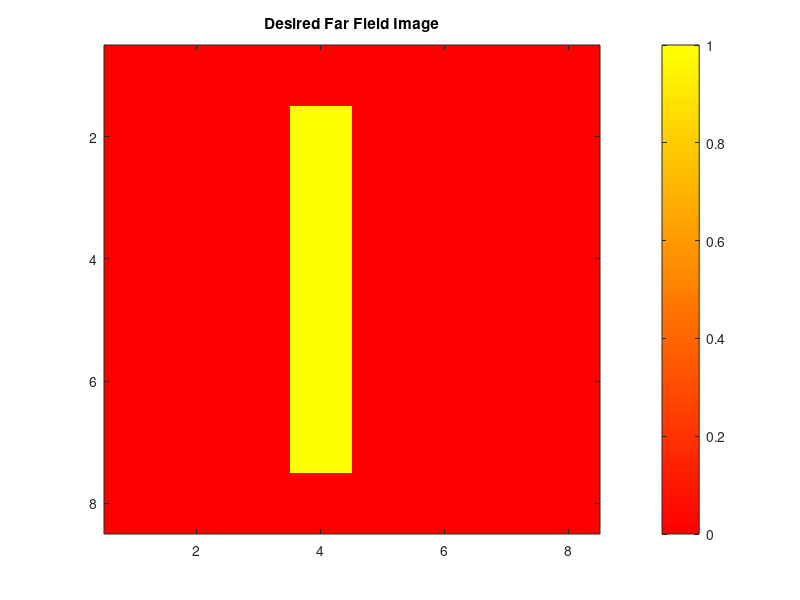
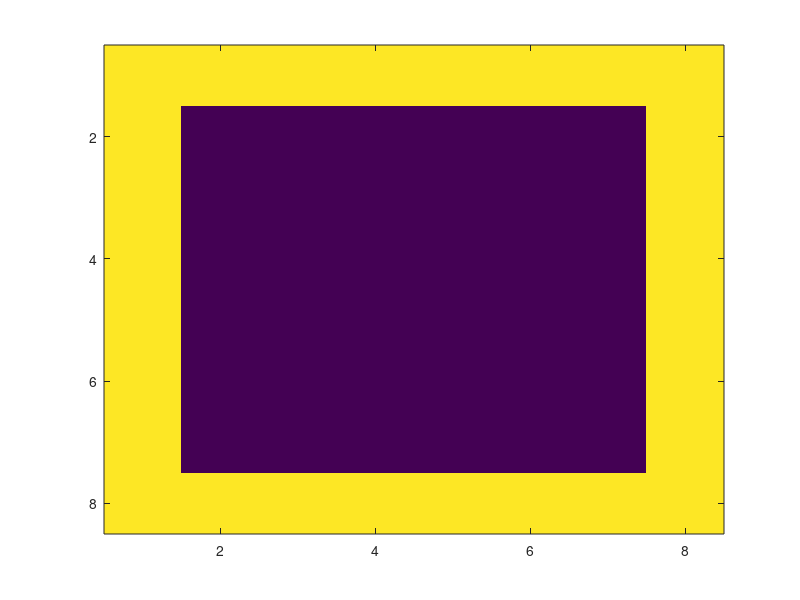

Reproduce these figures in MATLAB, in order.

bar10by10 = [0	0	0	0	0	0	0	0	0	0
0	0	0	0	0	0	0	0	0	0
0	0	0	0	1	1	0	0	0	0
0	0	0	0	1	1	0	0	0	0
0	0	0	0	1	1	0	0	0	0
0	0	0	0	1	1	0	0	0	0
0	0	0	0	1	1	0	0	0	0
0	0	0	0	1	1	0	0	0	0
0	0	0	0	0	0	0	0	0	0
0	0	0	0	0	0	0	0	0	0
];

bar8by8 = [0	0	0	0	0	0	0	0
0	0	0	1	0	0	0	0
0	0	0	1	0	0	0	0
0	0	0	1	0	0	0	0
0	0	0	1	0	0	0	0
0	0	0	1	0	0	0	0
0	0	0	1	0	0	0	0
0	0	0	0	0	0	0	0

];

figure;
imagesc(bar8by8, [0, 1]);
set(gcf, 'Position', [00, 00, 350, 300])
set(gca, 'FontSize', 10)% Font Size
colormap autumn
colorbar
title('Desired Far Field Image');

imwrite(bar8by8, 'bar_8by8.png');

IntensityNear = ones(8, 8);
save('bar_8by8_raw.mat','IntensityNear');



%% FarField


clear all

N = 8;


IntensityNear(N, N) = 0;
IntensityNear(1:N - 1:N, :) = 1;
IntensityNear(:, 1:N - 1:N) = 1;


save('imageNear_grids.mat', 'IntensityNear');

figure
imagesc(IntensityNear);

IntensityNear(N, N) = 0;
IntensityNear(1:2:N - 1, :) = 1;
IntensityNear(:, 1:2:N - 1) = 1;
save('imageNear_meshgrid.mat', 'IntensityNear');

IntensityNear = ones(N, N);
save('imageNear_uniform.mat', 'IntensityNear');




%% A letter map
A = [0 0 0 0 0 0 0 0 0 0 0 0 0 0 0 0 0 0 0 0
    0 0 0 0 0 0 0 0 0 0 0 0 0 0 0 0 0 0 0 0
    0 0 0 0 0 0 0 0 0 0 0 0 0 0 0 0 0 0 0 0
    0 0 0 0 0 0 0 0 1 1 1 1 0 0 0 0 0 0 0 0
    0 0 0 0 0 0 0 1 1 1 1 1 1 0 0 0 0 0 0 0
    0 0 0 0 0 0 1 1 0 0 0 0 1 1 0 0 0 0 0 0
    0 0 0 0 0 1 1 0 0 0 0 0 0 1 1 0 0 0 0 0
    0 0 0 0 1 1 0 0 0 0 0 0 0 0 1 1 0 0 0 0
    0 0 0 0 1 1 0 0 0 0 0 0 0 0 1 1 0 0 0 0
    0 0 0 0 1 1 0 0 0 0 0 0 0 0 1 1 0 0 0 0
    0 0 0 0 1 1 0 0 0 0 0 0 0 0 1 1 0 0 0 0
    0 0 0 0 1 1 0 0 0 0 0 0 0 0 1 1 0 0 0 0
    0 0 0 0 1 1 1 1 1 1 1 1 1 1 1 1 0 0 0 0
    0 0 0 0 1 1 0 0 0 0 0 0 0 0 1 1 0 0 0 0
    0 0 0 0 1 1 0 0 0 0 0 0 0 0 1 1 0 0 0 0
    0 0 0 0 1 1 0 0 0 0 0 0 0 0 1 1 0 0 0 0
    0 0 0 0 1 1 0 0 0 0 0 0 0 0 1 1 0 0 0 0
    0 0 0 0 0 0 0 0 0 0 0 0 0 0 0 0 0 0 0 0
    0 0 0 0 0 0 0 0 0 0 0 0 0 0 0 0 0 0 0 0
    0 0 0 0 0 0 0 0 0 0 0 0 0 0 0 0 0 0 0 0
    ];

%% B letter map
B = [0 0 0 0 0 0 0 0 0 0 0 0 0 0 0 0 0 0 0 0
    0 0 0 0 0 0 0 0 0 0 0 0 0 0 0 0 0 0 0 0
    0 0 0 0 0 0 0 0 0 0 0 0 0 0 0 0 0 0 0 0
    0 0 0 0 1 1 1 1 1 1 1 1 1 0 0 0 0 0 0 0
    0 0 0 0 1 1 1 1 1 1 1 1 1 1 0 0 0 0 0 0
    0 0 0 0 1 1 0 0 0 0 0 0 0 1 1 0 0 0 0 0
    0 0 0 0 1 1 0 0 0 0 0 0 0 1 1 0 0 0 0 0
    0 0 0 0 1 1 0 0 0 0 0 0 0 1 1 0 0 0 0 0
    0 0 0 0 1 1 0 0 0 0 0 0 0 1 1 0 0 0 0 0
    0 0 0 0 1 1 1 1 1 1 1 1 1 1 0 0 0 0 0 0
    0 0 0 0 1 1 1 1 1 1 1 1 1 1 0 0 0 0 0 0
    0 0 0 0 1 1 0 0 0 0 0 0 0 1 1 0 0 0 0 0
    0 0 0 0 1 1 0 0 0 0 0 0 0 1 1 0 0 0 0 0
    0 0 0 0 1 1 0 0 0 0 0 0 0 1 1 0 0 0 0 0
    0 0 0 0 1 1 0 0 0 0 0 0 0 1 1 0 0 0 0 0
    0 0 0 0 1 1 1 1 1 1 1 1 1 1 0 0 0 0 0 0
    0 0 0 0 1 1 1 1 1 1 1 1 1 0 0 0 0 0 0 0
    0 0 0 0 0 0 0 0 0 0 0 0 0 0 0 0 0 0 0 0
    0 0 0 0 0 0 0 0 0 0 0 0 0 0 0 0 0 0 0 0
    0 0 0 0 0 0 0 0 0 0 0 0 0 0 0 0 0 0 0 0
    ];

%% C letter map
C = [0 0 0 0 0 0 0 0 0 0 0 0 0 0 0 0 0 0 0 0
    0 0 0 0 0 0 0 0 0 0 0 0 0 0 0 0 0 0 0 0
    0 0 0 0 0 0 0 0 0 0 0 0 0 0 0 0 0 0 0 0
    0 0 0 0 0 0 1 1 1 1 1 1 1 0 0 0 0 0 0 0
    0 0 0 0 0 1 1 1 1 1 1 1 1 1 0 0 0 0 0 0
    0 0 0 0 1 1 0 0 0 0 0 0 0 1 1 0 0 0 0 0
    0 0 0 1 1 0 0 0 0 0 0 0 0 1 1 0 0 0 0 0
    0 0 0 1 1 0 0 0 0 0 0 0 0 0 0 0 0 0 0 0
    0 0 0 1 1 0 0 0 0 0 0 0 0 0 0 0 0 0 0 0
    0 0 0 1 1 0 0 0 0 0 0 0 0 0 0 0 0 0 0 0
    0 0 0 1 1 0 0 0 0 0 0 0 0 0 0 0 0 0 0 0
    0 0 0 1 1 0 0 0 0 0 0 0 0 0 0 0 0 0 0 0
    0 0 0 1 1 0 0 0 0 0 0 0 0 0 0 0 0 0 0 0
    0 0 0 1 1 1 0 0 0 0 0 0 0 0 0 0 0 0 0 0
    0 0 0 0 1 1 0 0 0 0 0 0 0 1 1 0 0 0 0 0
    0 0 0 0 0 1 1 1 1 1 1 1 1 1 0 0 0 0 0 0
    0 0 0 0 0 0 1 1 1 1 1 1 1 0 0 0 0 0 0 0
    0 0 0 0 0 0 0 0 0 0 0 0 0 0 0 0 0 0 0 0
    0 0 0 0 0 0 0 0 0 0 0 0 0 0 0 0 0 0 0 0
    0 0 0 0 0 0 0 0 0 0 0 0 0 0 0 0 0 0 0 0
    ];